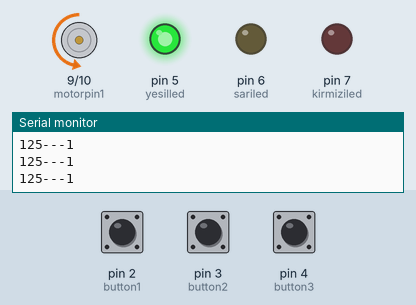
This sketch was run on a simulated Arduino Uno, built with avr-gcc and run on an emulated ATmega328P. On the bench: motor-driver pin pairs drawn as motors (green arrow = first pin HIGH = forward, orange = second pin HIGH = backward, longer = more drive), output pins drawn as LEDs (lit = HIGH), the last lines printed to the serial monitor. Dashed ring = blinking. Inputs (shaded band) come from the test bench; at power-on: pin 2 (button1) LOW, pin 3 (button2) LOW, pin 4 (button3) LOW.

Above: at 1.2 s.
1.3 s: pin 2 (button1) pulled HIGH for 0.15 s
At 3.4 s:
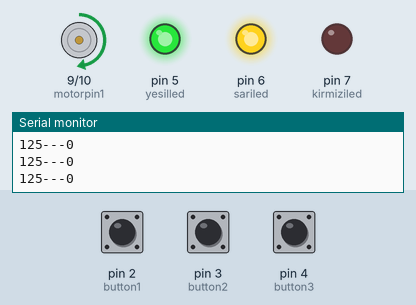
4.0 s: pin 3 (button2) pulled HIGH for 1 s
At 5.51 s:
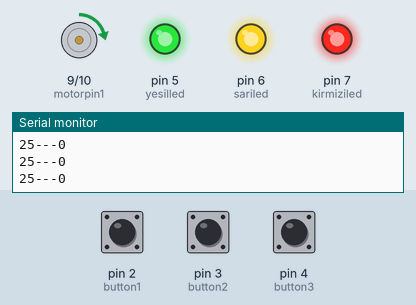
7.0 s: pin 3 (button2) pulled HIGH for 0.15 s
At 7.16 s:
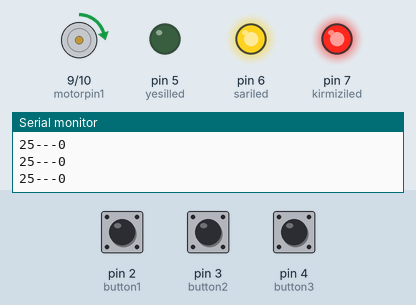
10.0 s: pin 2 (button1) pulled HIGH for 3.2 s
16.2 s: pin 4 (button3) pulled HIGH for 1 s
At 17.9 s:
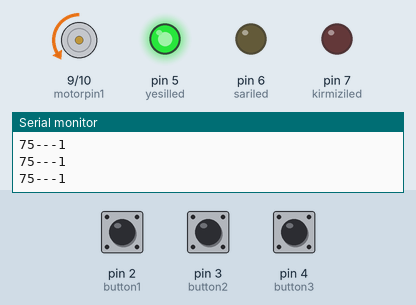
19.2 s: pin 4 (button3) pulled HIGH for 3.2 s
At 22.57 s:
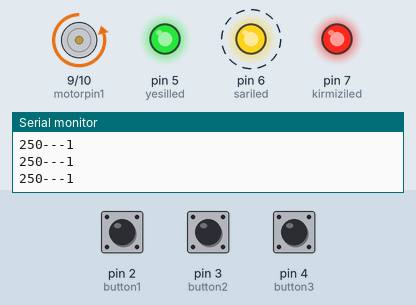
Timing chart, 0 to 24.9 s (numbered marks = the images above; inputs shaded):
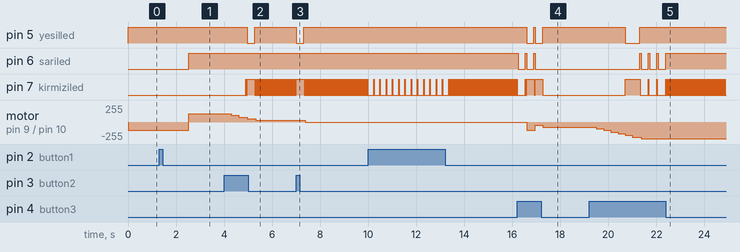

Measured:
- after the input at 1.3 s, pin 6 (sariled): LOW → HIGH after 1.2 s; motor on pin 9 (motorpin1) / pin 10 (motorpin2): backward 125/255 → forward 125/255 after 1.2 s
- after the input at 4.0 s, pin 5 (yesilled): HIGH → LOW after 0.97 s, → HIGH 0.30 s later; pin 7 (kirmiziled): goes HIGH 0.02 s, LOW 0.04 s, HIGH 0.32 s, 28 × (LOW 0.04 s, HIGH 0.02 s), then LOW, starting after 0.91 s
- after the input at 7.0 s, pin 5 (yesilled): HIGH → LOW at once, → HIGH 0.30 s later; motor on pin 9 (motorpin1) / pin 10 (motorpin2): forward 25/255 → stopped after 0.38 s
- after the input at 16.2 s, pin 5 (yesilled): alternates HIGH for 0.06 s and LOW for 0.30 s, 4 changes in all, then stays HIGH, starting after 0.40 s; pin 6 (sariled): alternates HIGH for 0.06 s and LOW for 0.30 s, 5 changes in all, then stays LOW, starting at once
- after the input at 19.2 s, pin 5 (yesilled): HIGH → LOW after 1.5 s, → HIGH 0.60 s later; pin 6 (sariled): alternates HIGH for 0.06 s and LOW for 0.30 s, 7 changes in all, then stays HIGH, starting after 2.1 s

The sketch:

lab4.ino
```cpp
#define yesilled 5
#define sariled 6
#define kirmiziled 7

#define button1 2
#define button2 3
#define button3 4


int motorpin1 = 9;
int motorpin2 = 10;
int hiz=125;
bool yon=1 ;

//çift tik sayıcı

int buttonState;
unsigned long timePress = 0;
unsigned long timePressLimit = 0;
int clicks = 0;


void setup() {
  Serial.begin(9600);

   pinMode(yesilled,OUTPUT);
   pinMode(sariled,OUTPUT);
   pinMode(kirmiziled,OUTPUT);

   pinMode(button1,INPUT);


   pinMode(button2,INPUT);
   pinMode(button3,INPUT);

  pinMode(motorpin1, OUTPUT);
  pinMode(motorpin2, OUTPUT);

}

void motorgeri(){

  analogWrite(motorpin1,hiz);
  analogWrite(motorpin2,LOW);

}

void motorileri(){

  analogWrite(motorpin1,LOW);
  analogWrite(motorpin2,hiz);

}


void loop() {
  Serial.print(hiz);Serial.print("---");Serial.println(yon);
  if (digitalRead(button3)==1){
    hiz+=25;
    delay(300);
      }

  if (digitalRead(button2)==1){
    hiz-=25;
    delay(300);
      }


  if(hiz<=50){
    digitalWrite(yesilled,HIGH);
    digitalWrite(sariled,HIGH);
    digitalWrite(kirmiziled,HIGH);
    delay(20);
    digitalWrite(kirmiziled,LOW);
    delay(40);
  }
  if (hiz<0){
    hiz=0;

  }
  if (hiz>=250) {
    hiz=250;
    digitalWrite(yesilled,HIGH);
    digitalWrite(sariled,HIGH);
    digitalWrite(kirmiziled,HIGH);
    delay(20);
    digitalWrite(kirmiziled,LOW);
    delay(40);

  }

//çift tık algılayıcı
  buttonState = digitalRead(button1);

  if (buttonState == HIGH){
    delay(200);
    Serial.println("Button Pressed");

    if (clicks == 0) {
    timePress = millis();
    timePressLimit = timePress + 1000;
    clicks = 1;
    }

    else if (clicks == 1 && millis() < timePressLimit){
      Serial.println("Button Pressed twice");

     //2 tıkta yapılacakalar
     if (hiz == 0)yon=0;

     //set variables back to 0
      timePress = 0;
      timePressLimit = 0;
      clicks = 0;
    }
  }

  if (clicks == 1 && timePressLimit != 0 && millis() > timePressLimit){
     Serial.println("Button Pressed Once");
     timePress = 0;
     timePressLimit = 0;
     clicks = 0;

     //tek tıkta yapılacaklar
     if (hiz == 0)yon=1;
     else yon=!yon;


    }


  if(yon==1) motorileri();
  if(yon==0) motorgeri();

//led koşulları
  if( hiz<51 && hiz>0) {
    digitalWrite(yesilled,LOW);
    digitalWrite(kirmiziled,HIGH);
  }

  if( hiz<250 && hiz>199){
    digitalWrite(yesilled,LOW);
    digitalWrite(kirmiziled,HIGH);

    }

  if( hiz<200 && hiz>50){
    digitalWrite(yesilled,HIGH);
    digitalWrite(kirmiziled,LOW);

    }


  if( yon==1)digitalWrite(sariled,LOW);
  if( yon==0)digitalWrite(sariled,HIGH);


}
```
